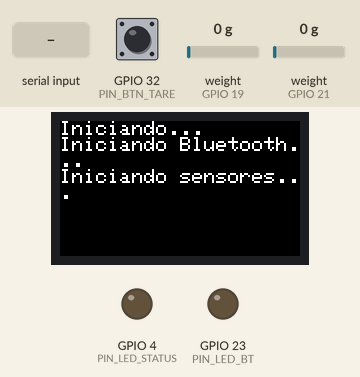
The program below on a simulated ESP32. Shown: 240×135 colour display, output pins drawn as LEDs (lit = HIGH). The inputs (shaded band) are chosen by the test bench; at power-on: GPIO 32 (PIN_BTN_TARE) HIGH, weight on the scale (sensors on GPIO 19, GPIO 21) 0 g. EEPROM starts erased; nothing arrives over Bluetooth unless stated; what the program prints to the serial monitor is not drawn.

Above: at 2.3 s.
At 9.2 s:
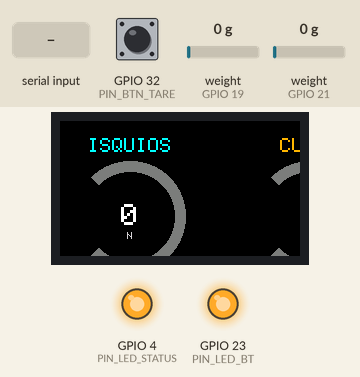
9.3 s: GPIO 32 (PIN_BTN_TARE) pulled LOW for 3.2 s
At 10.2 s:
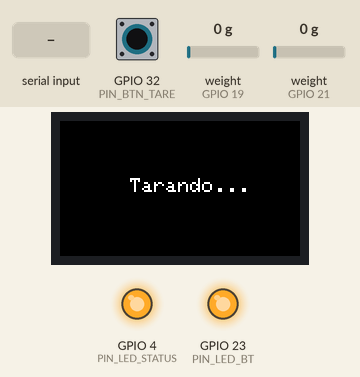
15.3 s: "save\n" received over Serial
At 16.2 s:
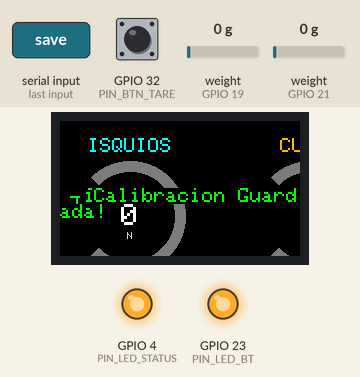
17.9 s: GPIO 32 (PIN_BTN_TARE) pulled LOW for 1 s
At 19.2 s:
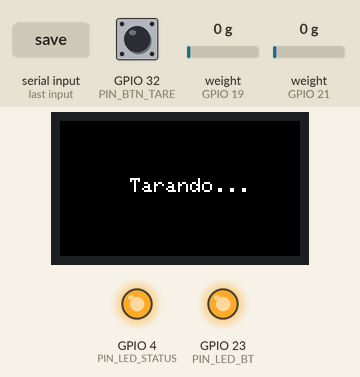
Timing chart, 0 to 20.9 s (numbered marks = the images above; inputs shaded):
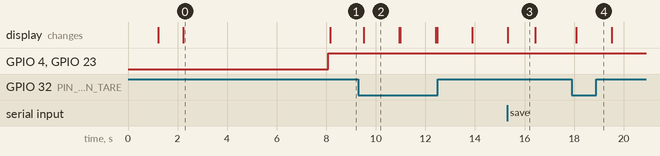

The program:

main.cpp
```cpp
/*
 * PROYECTO: Medidor de Fuerza H:Q (Isquios/Cuádriceps)
 * MCU: ESP32 DevKit V1
 * PANTALLA: ST7789 170x320
 * SENSORES: 2x Celdas de Carga "S" + 2x SparkFun HX711
 * CONTROLES: 1x Botón (Tara), 2x LEDs (Estado, BT)
 *
 * AUTOR: Ing. Alexis Ocando
 */
#include "BluetoothSerial.h"

#if !defined(CONFIG_BT_ENABLED) || !defined(CONFIG_BLUEDROID_ENABLED)
#error Bluetooth is not enabled! Please run `make menuconfig` to and enable it
#endif

#if !defined(CONFIG_BT_SPP_ENABLED)
#error Serial Bluetooth not available or not enabled. It is only available for the ESP32 chip.
#endif

// --- LIBRERÍAS ---
#include <Arduino.h>
#include <HX711_ADC.h> // Librería avanzada para los sensores
#include <TFT_eSPI.h>  // Librería optimizada para la pantalla
#include <SPI.h>
#include <Preferences.h> // Para guardar calibración en NVS


// --- CONFIGURACIÓN DE PINES (SENSORES) ---
const int PIN_ISQUIOS_DAT = 19;
const int PIN_ISQUIOS_CLK = 5;
const int PIN_CUADS_DAT = 21;
const int PIN_CUADS_CLK = 22;

// --- CONFIGURACIÓN DE PINES (CONTROLES) ---
const int PIN_BTN_TARE = 32;
const int PIN_LED_STATUS = 4;
const int PIN_LED_BT = 23;

// --- OBJETOS GLOBALES ---
TFT_eSPI tft = TFT_eSPI();
TFT_eSprite sprite = TFT_eSprite(&tft);
BluetoothSerial SerialBT;
HX711_ADC sensorIsquios(PIN_ISQUIOS_DAT, PIN_ISQUIOS_CLK);
HX711_ADC sensorCuads(PIN_CUADS_DAT, PIN_CUADS_CLK);
Preferences preferences;

// --- CALIBRACIÓN ---
volatile float CAL_FACTOR_ISQUIOS = 43082.0; // Compr
volatile float CAL_FACTOR_CUADS = 43540.0;

// --- VARIABLES GLOBALES (TIMERS) ---
unsigned long lastDisplayTime = 0;
const int DISPLAY_INTERVAL_MS = 100; // 10 FPS

unsigned long lastLedBlinkTime = 0;
unsigned long lastLedBtTime = 0;
const int LED_BLINK_INTERVAL_MS = 1000; // 1 segundo
bool ledStatusState = LOW;
bool ledBTState = LOW;
bool lastBTState = false;
float ratio = 0.0;

// --- VARIABLES GLOBALES (BOTÓN DEBOUNCE) ---
int lastButtonState = HIGH;
unsigned long lastDebounceTime = 0;
const int DEBOUNCE_DELAY_MS = 100;

// --- MODO CALIBRACIÓN ---
bool calibrationMode = false;

// --- DEFINICIÓN DEL PAQUETE BINARIO ---
#define STX 0x02 // STX
#define ETX 0x03 // ETX
#define PAYLOAD_LEN 8 // 2 floats * 4 bytes/float = 8 bytes

const float GRAVITY = 9.81; // Factor de conversión Kg -> Newtons

// --- Declaraciones de funciones ---
void initDisplay();
void initSensors();
void initControls();
void initBluetooth();
void tareSensors();
void handleTareButton();
void handleLEDs();
void handleBluetooth();
void handleSensorDisplay();
void updateBTdisplay();
void drawStaticUI();
void loadCalibration();
void saveCalibration();
void sendBinaryData(float f_isquios, float f_cuads);
void updateDisplay(float fuerzaIsquios, float fuerzaCuads);
void showCalibrationScreen();


//=================================================================
//  SETUP
//=================================================================
void setup() {
  Serial.begin(19200);
  Serial.println("Iniciando Medidor de Fuerza H:Q (v2.1)...");

  // Cargo la calibración que tengo guardada
  preferences.begin("fuerza-hq", false); // false = read/write
  loadCalibration();

  initControls(); // LEDs y botón
  initDisplay();
  // BT
  initBluetooth();
  initSensors();

}

//=================================================================
//  LOOP
//=================================================================
void loop() {

  // 1. Botón de tara (con debounce)
  handleTareButton();

  // 2. Comandos por BT
  handleBluetooth();

  // 3. LEDs de estado
  handleLEDs();

  // 4. Leer sensores y actualizar pantalla
  handleSensorDisplay();

  // 5. Estado de BT
  updateBTdisplay();

  delay(10);
}

//=================================================================
//  FUNCIONES DE INICIALIZACIÓN
//=================================================================

void initControls() {
  pinMode(PIN_LED_STATUS, OUTPUT);
  pinMode(PIN_LED_BT, OUTPUT);
  pinMode(PIN_BTN_TARE, INPUT_PULLUP);
}

void initDisplay() {
  tft.init();
  tft.setRotation(1);
  tft.fillScreen(TFT_BLACK);
  tft.setTextColor(TFT_WHITE, TFT_BLACK);
  tft.setTextSize(2);
  tft.println("Iniciando...");
  sprite.createSprite(320, 170);
  delay(1000);
}

void initSensors() {
  Serial.println("Iniciando sensores...");
  tft.println("Iniciando sensores...");

  sensorIsquios.begin();
  sensorIsquios.setGain(128);
  sensorIsquios.setCalFactor(CAL_FACTOR_ISQUIOS);
  sensorIsquios.setReverseOutput(); // Invertir salida para tracción
  sensorIsquios.start(2000, true); // 2s para estabilizar
  if (sensorIsquios.getTareTimeoutFlag()) {
    Serial.println("Error S1 Timeout");
    tft.println("Error S1 Timeout");
  }

  sensorCuads.begin();
  sensorCuads.setGain(128);
  sensorCuads.setCalFactor(CAL_FACTOR_CUADS);
  sensorCuads.setReverseOutput(); // Invertir salida para tracción
  sensorCuads.start(2000, true); // 2s para estabilizar
  if (sensorCuads.getTareTimeoutFlag()) {
    Serial.println("Error S2 Timeout");
    tft.println("Error S2 Timeout");
  }

  // Espero a que estén listos
  unsigned long startWait = millis();
  while(millis() - startWait < 3000) {
    sensorIsquios.update();
    sensorCuads.update();
    if(sensorIsquios.getDataSetStatus() && sensorCuads.getDataSetStatus()) break;
    delay(10);
  }

  Serial.println("Sensores tarados y listos.");
  delay(1000);
  tft.fillScreen(TFT_BLACK);
}

void initBluetooth() {
  Serial.println("Iniciando Bluetooth...");
  tft.println("Iniciando Bluetooth...");
  if (SerialBT.begin("ESP32_Fuerza_HQ")) {
    Serial.println("Bluetooth iniciado. Listo para conectar.");
  }
  delay(1000);
}

//=================================================================
//  FUNCIONES PRINCIPALES
//=================================================================

// Reviso el botón de tara con debounce
void handleTareButton() {
  int reading = digitalRead(PIN_BTN_TARE);

  if (reading != lastButtonState) {
    lastDebounceTime = millis();
    lastButtonState = reading;
  }

  if ((millis() - lastDebounceTime) > DEBOUNCE_DELAY_MS) {
    if (lastButtonState == LOW) {
      tareSensors();
    }
  }
}

// Reviso comandos que llegan por Serial o BT
void handleBluetooth() {
  char cmdChar = ' ';
  String cmdString = "";

  // Desde la PC
  if (Serial.available() > 0) {
    cmdString = Serial.readStringUntil('\n');
    cmdChar = cmdString.charAt(0); // Para compatibilidad con 't'
  }

  // Desde el teléfono
  if (SerialBT.available() > 0) {
    cmdString = SerialBT.readStringUntil('\n');
    cmdChar = cmdString.charAt(0); // Para compatibilidad con 't'
  }

  // Proceso el comando
  cmdString.trim();

  if (cmdChar == 't') { // Comando de Tara
    tareSensors();
  }
  else if (cmdString.startsWith("i=")) { // Ajustar Isquios
    float nuevoFactor = cmdString.substring(2).toFloat();
    if (nuevoFactor > 1000) {
      CAL_FACTOR_ISQUIOS = nuevoFactor;
      sensorIsquios.setCalFactor(CAL_FACTOR_ISQUIOS);
      Serial.print("Nuevo factor Isquios: ");
      Serial.println(CAL_FACTOR_ISQUIOS);
    }
  }
  else if (cmdString.startsWith("q=")) { // Ajustar Cuádriceps
    float nuevoFactor = cmdString.substring(2).toFloat();
    if (nuevoFactor > 1000) {
      CAL_FACTOR_CUADS = nuevoFactor;
      sensorCuads.setCalFactor(CAL_FACTOR_CUADS);
      Serial.print("Nuevo factor Cuads: ");
      Serial.println(CAL_FACTOR_CUADS);
    }
  }
  else if (cmdString == "save") { // Guardar
    saveCalibration();
  }
  else if (cmdString == "load") { // Recargar
    loadCalibration();
  }
  else if (cmdString == "cal") { // Modo Calibración
    calibrationMode = !calibrationMode;
    if (calibrationMode) {
      Serial.println("Modo Calibración ACTIVADO - Mostrando valores RAW");
      if (SerialBT.connected()) {
        SerialBT.println("Modo Calibración ACTIVADO");
      }
    } else {
      Serial.println("Modo Calibración DESACTIVADO");
      if (SerialBT.connected()) {
        SerialBT.println("Modo Calibración DESACTIVADO");
      }
      tft.fillScreen(TFT_BLACK);
    }
  }
}

// LEDs de estado
void handleLEDs() {
  // LED BT: encendido si está conectado
  if (SerialBT.connected()) {
    digitalWrite(PIN_LED_BT, HIGH);
  } else {
    if (millis() - lastLedBtTime >= (LED_BLINK_INTERVAL_MS - 500)) {
      lastLedBtTime = millis();
      ledBTState = !ledBTState;
      digitalWrite(PIN_LED_BT, ledBTState );
    }
  }

  if (!ledStatusState) {
    digitalWrite(PIN_LED_STATUS, HIGH);
    ledStatusState = true;
  }
}

// Leo sensores, actualizo pantalla y mando data por BT
void handleSensorDisplay() {
  if (millis() - lastDisplayTime >= DISPLAY_INTERVAL_MS) {
    lastDisplayTime = millis();
    sensorIsquios.update();
    sensorCuads.update();

    // Si estoy en modo calibración, muestro valores RAW
    if (calibrationMode) {
      showCalibrationScreen();
      return;
    }

    // Obtengo el valor y lo paso a Newtons
    float rawIsquios = sensorIsquios.getData() * GRAVITY;
    float rawCuads = sensorCuads.getData() * GRAVITY;

    // Deadzone de 3N para filtrar ruido
    float fuerzaIsquios = (rawIsquios > 3.0) ? rawIsquios : 0.0f;
    float fuerzaCuads = (rawCuads > 3.0) ? rawCuads : 0.0f;

    // Actualizo pantalla
    updateDisplay(fuerzaIsquios, fuerzaCuads);

    // Mando por BT
    sendBinaryData(fuerzaIsquios, fuerzaCuads);

  }
}

//=================================================================
//  FUNCIONES DE ACCIÓN
//=================================================================

// Tara de los sensores
void tareSensors() {
  Serial.println("Tarando sensores...");
  tft.fillScreen(TFT_BLACK);
  tft.setCursor(tft.width() / 2 - 50, tft.height() / 2 - 10);
  tft.setTextSize(2);
  tft.setTextColor(TFT_WHITE, TFT_BLACK);
  tft.println("Tarando...");

  sensorIsquios.tare();
  sensorCuads.tare();

  delay(500);
  tft.fillScreen(TFT_BLACK);
  Serial.println("Tara completa.");

  // Confirmo por BT
  if(SerialBT.connected()) {
    SerialBT.println("Tara Completa");
    SerialBT.write(0x06); // ACK
    SerialBT.flush();
  }
}

// Dibujo un gauge circular
void drawGauge(int x, int y, int r, float val, float maxVal, uint16_t color, String label, String units) {
  int ir = r - 10;
  int startAngle = 135;
  int endAngle = 45;

  // Fondo
  sprite.drawSmoothArc(x, y, r, ir, startAngle, endAngle, TFT_DARKGREY, TFT_BLACK, true);

  // Mapeo el valor a un ángulo (270 grados de recorrido)

  float percentage = val / maxVal;
  if (percentage > 1.0) percentage = 1.0;

  int arcLength = 270;
  int currentEndAngle = startAngle + (int)(percentage * arcLength);
  if (currentEndAngle >= 360) currentEndAngle -= 360;

  // Arco con el valor actual
  if (val > 0.5) {
      sprite.drawSmoothArc(x, y, r, ir, startAngle, currentEndAngle, color, TFT_BLACK, true);
  }

  // Valor
  sprite.setTextDatum(MC_DATUM); // Middle Center
  sprite.setTextColor(TFT_WHITE, TFT_BLACK);
  sprite.setTextSize(3);
  sprite.drawString(String(val, 0), x, y);

  // Unidades
  sprite.setTextSize(1);
  sprite.setTextColor(TFT_LIGHTGREY, TFT_BLACK);
  sprite.drawString(units, x, y + 20);

  // Título
  sprite.setTextSize(2);
  sprite.setTextColor(color, TFT_BLACK);
  sprite.drawString(label, x, y - r - 15);
}

// Dibujo todo en la pantalla
void updateDisplay(float fuerzaIsquios, float fuerzaCuads) {

  sprite.fillSprite(TFT_BLACK);

  // Dimensiones de la pantalla
  int w = 320;
  int h = 170;

  // Posiciones de los gauges
  int r = 55; // Radio
  int yCenter = h / 2 + 10;
  int xLeft = 70;
  int xRight = w - 70;

  // 1. Gauge Isquios (Izquierda)
  drawGauge(xLeft, yCenter, r, fuerzaIsquios, 1000.0, TFT_CYAN, "ISQUIOS", "N");

  // 2. Gauge Cuads (Derecha)
  drawGauge(xRight, yCenter, r, fuerzaCuads, 1000.0, TFT_ORANGE, "CUADS", "N");

  // 3. Ratio (Centro)
  //sprite.setTextDatum(MC_DATUM);
  //sprite.setTextColor(TFT_WHITE, TFT_BLACK);

  //sprite.setTextSize(1);
  //sprite.drawString("RATIO H:Q", w/2, yCenter - 20);

  //sprite.setTextSize(4);
  // Color según el rango (0.6 es bueno)
  //uint16_t ratioColor = TFT_WHITE;
  //if(ratio >= 0.55 && ratio <= 0.75) ratioColor = TFT_GREEN;
  //else if (ratio > 0.0) ratioColor = TFT_RED;

  //sprite.setTextColor(ratioColor, TFT_BLACK);
  //sprite.drawFloat(ratio, 2, w/2, yCenter + 10);

  // 4. Estado Bluetooth
  sprite.setTextSize(1);
  sprite.setTextDatum(TR_DATUM); // Top Right
  if (SerialBT.connected()) {
    sprite.setTextColor(TFT_BLUE, TFT_BLACK);
    sprite.drawString("BT: ON", w - 5, 5);
  } else {
    sprite.setTextColor(TFT_DARKGREY, TFT_BLACK);
    sprite.drawString("BT: --", w - 5, 5);
  }

  // Mando todo a la pantalla
  sprite.pushSprite(0, 0);
}


void sendBinaryData(float f_isquios, float f_cuads) {
  if (!SerialBT.connected()) {
    return;
  }

  // buffer del payload (12 bytes)
  byte payload[PAYLOAD_LEN];

  // Copio los floats al buffer
  memcpy(payload, &f_isquios, 4);
  memcpy(payload + 4, &f_cuads, 4);

  // Checksum
  byte checksum = 0;
  for (int i = 0; i < PAYLOAD_LEN; i++) {
    checksum ^= payload[i];
  }

  // Mando el paquete
  SerialBT.write(STX);
  SerialBT.write(PAYLOAD_LEN);
  SerialBT.write(payload, PAYLOAD_LEN);
  SerialBT.write(checksum);
  SerialBT.write(ETX);
}

// Cargo la calibración desde la memoria
void loadCalibration() {
  Serial.println("Cargando calibracion desde NVS...");
  // Si no hay nada guardado, uso los valores por defecto
  CAL_FACTOR_ISQUIOS = preferences.getFloat("cal_isquios", CAL_FACTOR_ISQUIOS);
  CAL_FACTOR_CUADS = preferences.getFloat("cal_cuads", CAL_FACTOR_CUADS);

  Serial.print("Factor Isquios: "); Serial.println(CAL_FACTOR_ISQUIOS);
  Serial.print("Factor Cuads: "); Serial.println(CAL_FACTOR_CUADS);

  // Aplico los factores
  sensorIsquios.setCalFactor(CAL_FACTOR_ISQUIOS);
  sensorCuads.setCalFactor(CAL_FACTOR_CUADS);
}

// Actualizo el estado de Bluetooth y manejo reconexiones
void updateBTdisplay() {
  bool currentBTState = SerialBT.connected();

  // Detecto si hubo una desconexión
  if (lastBTState && !currentBTState) {
    Serial.println("Bluetooth desconectado. Reiniciando servicio...");

    // Termino la conexión actual para liberar el socket
    SerialBT.end();
    delay(500); // Espero a que se libere completamente

    // Reinicio el servicio Bluetooth
    if (SerialBT.begin("ESP32_Fuerza_HQ")) {
      Serial.println("Bluetooth reiniciado. Listo para nueva conexión.");
    } else {
      Serial.println("Error al reiniciar Bluetooth");
    }
  }

  // Actualizo el estado anterior
  lastBTState = currentBTState;
}

// Guardo la calibración en la memoria
void saveCalibration() {
  Serial.println("Guardando calibracion en NVS...");
  preferences.putFloat("cal_isquios", CAL_FACTOR_ISQUIOS);
  preferences.putFloat("cal_cuads", CAL_FACTOR_CUADS);

  tft.setTextSize(2);
  tft.setTextColor(TFT_GREEN, TFT_BLACK);
  tft.setCursor(10, tft.height() / 2);
  tft.print("¡Calibracion Guardada!");
  delay(1000);
}

// Pantalla de calibración con valores RAW
void showCalibrationScreen() {
  // Obtengo valores calibrados (en kg)
  float dataIsquios = sensorIsquios.getData(); // En kg (ya calibrado)
  float dataCuads = sensorCuads.getData();     // En kg (ya calibrado)

  // Obtengo el offset de tara y factores de calibración
  long tareIsquios = sensorIsquios.getTareOffset();
  long tareCuads = sensorCuads.getTareOffset();
  float calIsquios = sensorIsquios.getCalFactor();
  float calCuads = sensorCuads.getCalFactor();

  // Calculo el valor RAW del ADC: RAW = (getData() * calFactor) + tareOffset
  long rawIsquios = (long)(dataIsquios * calIsquios) + tareIsquios;
  long rawCuads = (long)(dataCuads * calCuads) + tareCuads;

  sprite.fillSprite(TFT_BLACK);

  // Título
  sprite.setTextDatum(TC_DATUM);
  sprite.setTextSize(2);
  sprite.setTextColor(TFT_YELLOW, TFT_BLACK);
  sprite.drawString("MODO CALIBRACION", 160, 5);

  // Línea divisoria
  sprite.drawLine(10, 30, 310, 30, TFT_DARKGREY);

  // SENSOR ISQUIOS
  sprite.setTextDatum(TL_DATUM);
  sprite.setTextSize(2);
  sprite.setTextColor(TFT_CYAN, TFT_BLACK);
  sprite.drawString("ISQUIOS (Traccion)", 10, 38);

  sprite.setTextSize(1);
  sprite.setTextColor(TFT_LIGHTGREY, TFT_BLACK);
  sprite.drawString("RAW ADC: " + String(rawIsquios), 10, 58);
  sprite.drawString("Tare: " + String(tareIsquios), 170, 58);

  sprite.setTextColor(TFT_WHITE, TFT_BLACK);
  sprite.drawString("Cal: " + String(calIsquios, 0), 10, 73);
  sprite.drawString("kg: " + String(dataIsquios, 3), 10, 88);
  sprite.drawString("N: " + String(dataIsquios * GRAVITY, 1), 170, 88);

  // Línea divisoria
  sprite.drawLine(10, 105, 310, 105, TFT_DARKGREY);

  // SENSOR CUÁDRICEPS
  sprite.setTextSize(2);
  sprite.setTextColor(TFT_ORANGE, TFT_BLACK);
  sprite.drawString("CUADRICEPS (Compresion)", 10, 113);

  sprite.setTextSize(1);
  sprite.setTextColor(TFT_LIGHTGREY, TFT_BLACK);
  sprite.drawString("RAW ADC: " + String(rawCuads), 10, 133);
  sprite.drawString("Tare: " + String(tareCuads), 170, 133);

  sprite.setTextColor(TFT_WHITE, TFT_BLACK);
  sprite.drawString("Cal: " + String(calCuads, 0), 10, 148);
  sprite.drawString("kg: " + String(dataCuads, 3), 10, 163);
  sprite.drawString("N: " + String(dataCuads * GRAVITY, 1), 170, 163);

  // Muestro en pantalla
  sprite.pushSprite(0, 0);

  // También envío por Serial para debugging detallado
  Serial.print("ISQ-> RAW:");
  Serial.print(rawIsquios);
  Serial.print(" Tare:");
  Serial.print(tareIsquios);
  Serial.print(" Cal:");
  Serial.print(calIsquios, 0);
  Serial.print(" kg:");
  Serial.print(dataIsquios, 3);
  Serial.print(" N:");
  Serial.print(dataIsquios * GRAVITY, 2);

  Serial.print(" || CUA-> RAW:");
  Serial.print(rawCuads);
  Serial.print(" Tare:");
  Serial.print(tareCuads);
  Serial.print(" Cal:");
  Serial.print(calCuads, 0);
  Serial.print(" kg:");
  Serial.print(dataCuads, 3);
  Serial.print(" N:");
  Serial.println(dataCuads * GRAVITY, 2);
}
```

Measured:
- after the input at 9.3 s, the display: changes after 0.21 s (image 2)
- after the input at 15.3 s, the display: changes at once (image 3)
- after the input at 17.9 s, the display: changes after 0.19 s (image 4)
- what the display in image 0 shows lasts 6.0 s, from 2.2 s to 8.2 s
- what the display in image 2 shows lasts 1.4 s, from 9.5 s to 10.9 s
- what the display in image 3 shows lasts 1.1 s, from 15.3 s to 16.4 s
